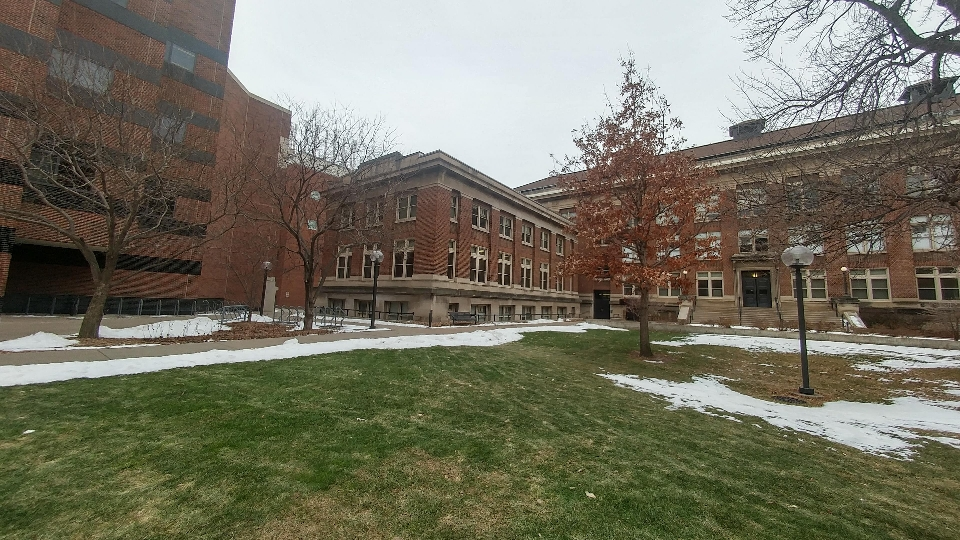
#> input picture sequential/1.jpg, 960 x 540 px, found by its file name
$ python multi_stitching.py
#> lines starting #> are read from the running program, lines starting #| are printed output that depends on the picture
import cv2
import time
import numpy as np
from PIL import Image

# SIFT feature extraction
def findKeyPoints(image):
    image = cv2.cvtColor(image, cv2.COLOR_BGR2GRAY)
    sift = cv2.SIFT_create()
    (kps, features) = sift.detectAndCompute(image, None)

    return (kps, features)


# Bruteforce matching
def matchKeyPoints(feature1, feature2, ratio = 0.75):
    match = cv2.BFMatcher()
    matches = match.knnMatch(feature1, feature2, k=2)

    good = []
    for m,n in matches:
        if m.distance < ratio * n.distance:
            good.append(m)

    return good

def getHomography(kp1, kp2, matches):
    if len(matches) <= 4:
        return None

    kpA = np.float32([kp.pt for kp in kp1])
    kpB = np.float32([kp.pt for kp in kp2])

    ptsA = np.float32([kpA[m.queryIdx] for m in matches])
    ptsB = np.float32([kpB[m.trainIdx] for m in matches])
    (H, status) = cv2.findHomography(ptsB, ptsA, cv2.RANSAC, 4.0)

    return (H, status)

def crop(image):
    gray = cv2.cvtColor(image, cv2.COLOR_BGR2GRAY)
    _, thresh = cv2.threshold(gray, 0, 255, cv2.THRESH_BINARY)

    contours, hierarchy = cv2.findContours(thresh, cv2.RETR_EXTERNAL, cv2.CHAIN_APPROX_SIMPLE)
    cnt = contours[0]
    (x, y, w, h) = cv2.boundingRect(cnt)

    return image[y:y + h, x:x + w]

# image_paths=['yosemite1.jpg', 'yosemite2.jpg', 'yosemite3.jpg', 'yosemite4.jpg']
image_paths=['1.jpg', '2.jpg', '3.jpg', '4.jpg']
# image_paths=['test1.jpg', 'yosemite3.jpg']

imgs = []

for i in range(len(image_paths)):
    img = cv2. imread(image_paths[i])
#> img is the input picture: shape (540, 960, 3); mean B, G, R 96.7, 113.4, 115.8
    img = cv2.cvtColor(img, cv2.COLOR_BGR2RGB)
    imgs.append(img)

start = time.time()

image = imgs[0]
for i in range(1,len(imgs)):
    (kp1, feature1) = findKeyPoints(image)
    (kp2, feature2) = findKeyPoints(imgs[i])
    matches = matchKeyPoints(feature1, feature2)
    homography = getHomography(kp1, kp2, matches)

    width = image.shape[1] + imgs[i].shape[1]
    height = image.shape[0] + imgs[i].shape[0]

    result = np.zeros([height,width,3], dtype=np.uint8)
    result[0:image.shape[0], 0:image.shape[1]] = image
    warp = cv2.warpPerspective(imgs[i], homography[0], (width, height))
    mask = warp != 0
    result[mask] = 0
    result += warp

    image = crop(result)

    output = Image.fromarray(image)
    output.save(str(i) + "_output.jpg")
#> this loop made 3 passes
#> pass 1, in findKeyPoints, `image = cv2.cvtColor(image, cv2.COLOR_BGR2GRAY)`:
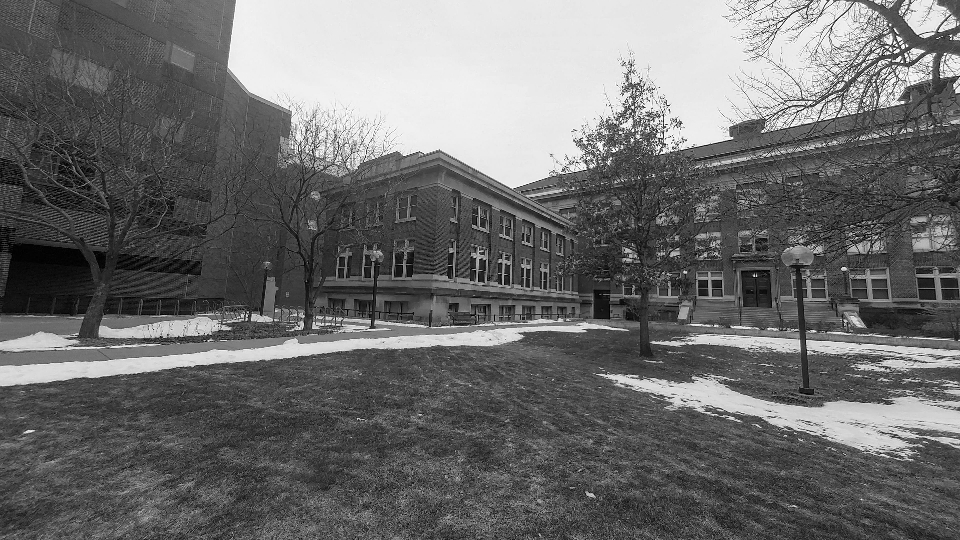
#> image: shape (540, 960); min 0, max 255, mean 108.7
#> pass 1, in findKeyPoints (call 2), `image = cv2.cvtColor(image, cv2.COLOR_BGR2GRAY)`:
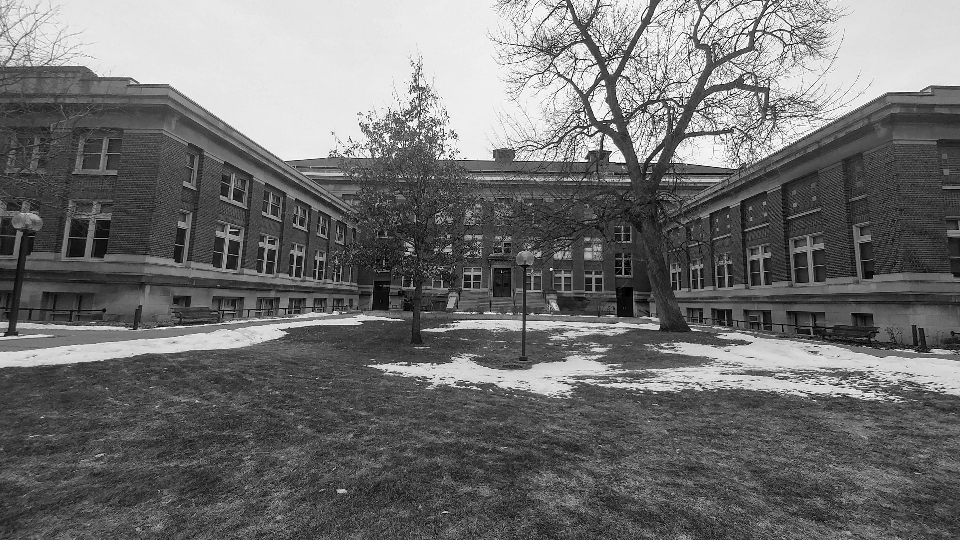
#> image: shape (540, 960); min 0, max 255, mean 111.4
#> pass 1, `warp = cv2.warpPerspective(imgs[i], homography[0], (width, height))`:
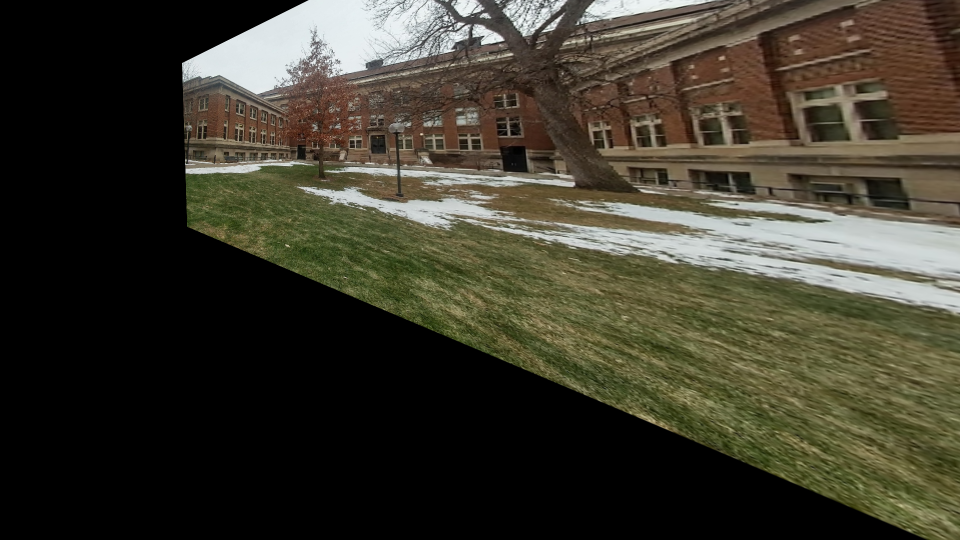
#> warp: shape (1080, 1920, 3) (shown at 1/2 size); mean of channels 0, 1, 2 61.3, 58.1, 45.4; drawn as R, G, B
#> pass 1, `mask = warp != 0`:
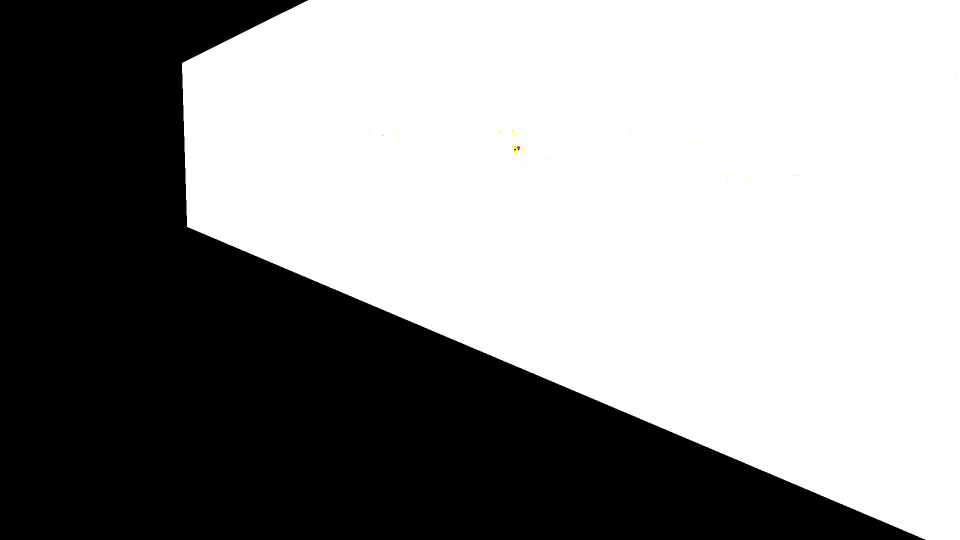
#> mask: shape (1080, 1920, 3) bool (shown at 1/2 size); mean of channels 0, 1, 2 0.576, 0.576, 0.576; drawn as R, G, B
#> after the loop:
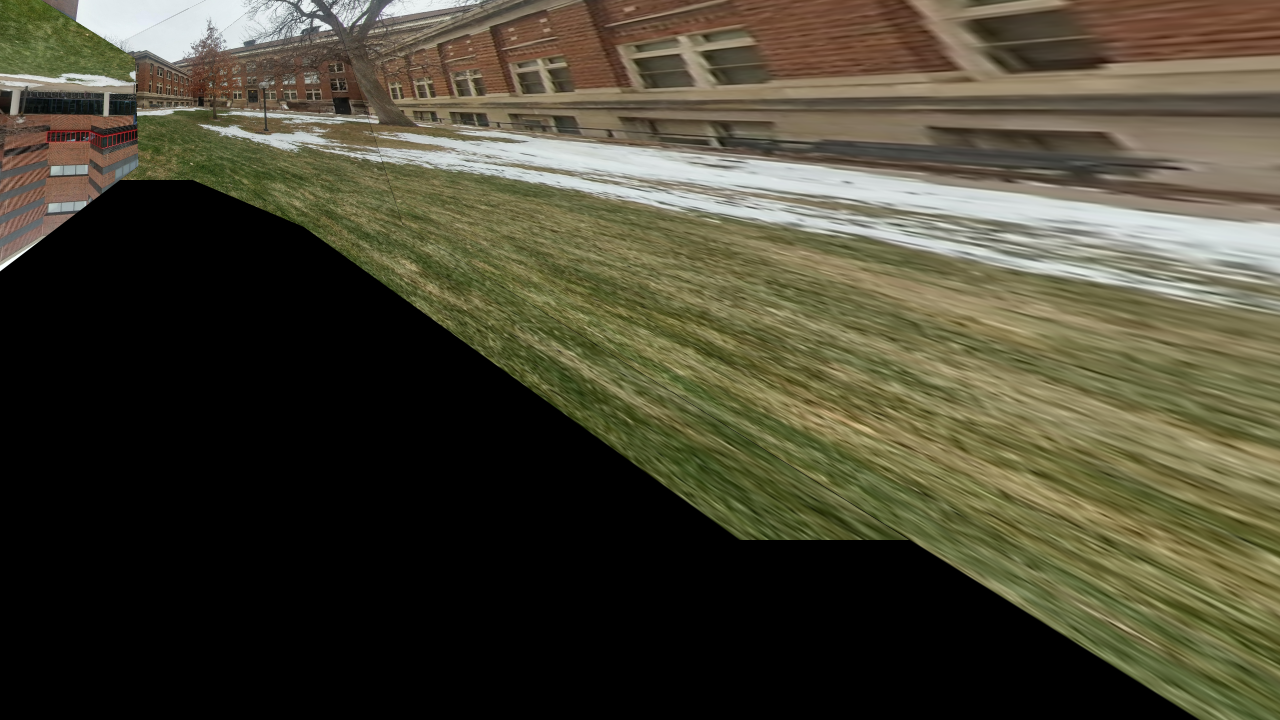
#> image: shape (2160, 3840, 3) (shown at 1/3 size); mean R, G, B 72.9, 69.5, 52
